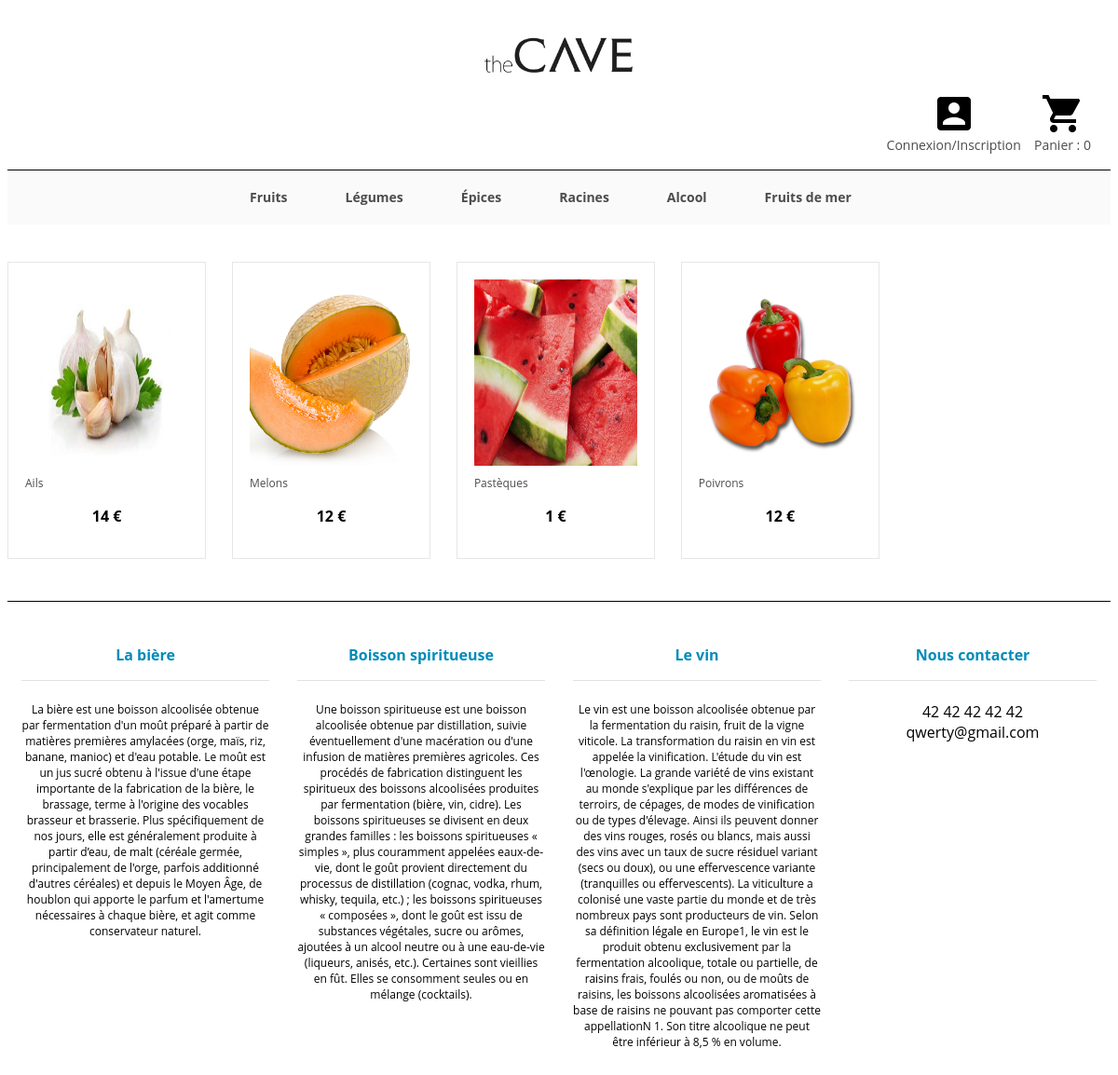
/categorie.php?id=2, run on the app's committed database.
### tables this page shows
CREATE TABLE IF NOT EXISTS `categories` (
  `id` int(11) NOT NULL AUTO_INCREMENT,
  `nom` varchar(255) NOT NULL,
  PRIMARY KEY (`id`)
);

CREATE TABLE IF NOT EXISTS `produit` (
  `id` int(11) NOT NULL AUTO_INCREMENT,
  `nom` varchar(255) NOT NULL,
  `prix` float NOT NULL,
  `image` varchar(255) DEFAULT NULL,
  `description` varchar(255) NOT NULL,
  PRIMARY KEY (`id`),
  UNIQUE KEY `id` (`id`)
);

### categorie.php (the view)
<?php
include 'core/header.php';
 ?>
 <div class="prod_ran">
 <?php
if (isset($_GET['id']))
{
	$id = mysqli_real_escape_string($link, $_GET['id']);
	$query = "SELECT produit.nom, image, prix, produit.id FROM produit, categories, categories_products WHERE id_categories = $id AND id_produit = produit.id AND id_categories = categories.id ORDER BY produit.nom ASC";
	$array = mysqli_query($link, $query);
	while ($row = mysqli_fetch_assoc($array))
	{
?>
<section>
	<a href=article.php?id=<?php echo $row['id']; ?>>
	<img src=<?php echo $row['image']; ?>></a>
	<p class='product'><a href=article.php?id=<?php echo $row['id']; ?>>
	<?php echo $row['nom']; ?></a></p>
	<p class='price'><?php echo $row['prix']; ?></p>
</section>
<?php
}
?>
</div>
<?php
include 'core/footer.php';
}
?>

### core/header.php (shortened to what this page needs)
<?php
	include 'pp.php';
?>
<link rel="stylesheet" type="text/css" href="css/trydotcss.css">
<div class="head">
	<a href="index.php"><img class="logo" src="img/cavelogo.jpg" height=80px></a>
	<div class="account">
		<ul>
			<?php
				if(isset($_SESSION['loggued_on_user']) && $_SESSION['loggued_on_user'] != "")
				{
					echo "<li><a href=account.php?mail=";
					echo $_SESSION['loggued_on_user'];
					echo "<li><a href='logout.php'>Deconnexion<br></a></li>";
					echo "<a href=\"user.php\">Parametres du compte</a>";
				}
				else
					echo "<li><a href=\"account.php\">
									<div>
										<img src='img/account.png' id='accountImg'>
									</div>
									Connexion/Inscription</a>
								</li>";
			?>
			<li>
				<div><a href="panier.php">
					<img src="img/shopping_cart.png" href="panier.php">
				</div>
				Panier : <?php echo $_SESSION['total_cart'];?></li>
		</ul>
	</div>
</div>
<?php include 'core/menu.php';?>

### core/menu.php
<ul class="menu">
	<div class="wrapper">
		<?php
			$result = mysqli_query($link, "SELECT * FROM categories");
		 	while ($row = mysqli_fetch_assoc($result)) {
		 		echo "<li><a href=categorie.php?id=";
				echo $row['id'];
		 		echo ">";
		 		echo $row['nom'];
		 		echo "</a></li>";
		 	}
		?>
	</div>
</ul>

### core/footer.php
<footer>
	<center>
		<div class="tab-foot">
			<h4>La bière</h4>
			<div class="text">
				<p>La bière est une boisson alcoolisée obtenue par fermentation d'un moût préparé à partir de matières premières amylacées (orge, maïs, riz, banane, manioc) et d'eau potable. Le moût est un jus sucré obtenu à l'issue d'une étape importante de la fabrication de la bière, le brassage, terme à l'origine des vocables brasseur et brasserie.
				Plus spécifiquement de nos jours, elle est généralement produite à partir d’eau, de malt (céréale germée, principalement de l'orge, parfois additionné d'autres céréales) et depuis le Moyen Âge, de houblon qui apporte le parfum et l'amertume nécessaires à chaque bière, et agit comme conservateur naturel.</p>
			</div>
		</div>
		<div class="tab-foot">
			<h4>Boisson spiritueuse</h4>
			<div class="text">
				<p>Une boisson spiritueuse est une boisson alcoolisée obtenue par distillation, suivie éventuellement d'une macération ou d'une infusion de matières premières agricoles. Ces procédés de fabrication distinguent les spiritueux des boissons alcoolisées produites par fermentation (bière, vin, cidre).
				Les boissons spiritueuses se divisent en deux grandes familles :
				les boissons spiritueuses « simples », plus couramment appelées eaux-de-vie, dont le goût provient directement du processus de distillation (cognac, vodka, rhum, whisky, tequila, etc.) ;
				les boissons spiritueuses « composées », dont le goût est issu de substances végétales, sucre ou arômes, ajoutées à un alcool neutre ou à une eau-de-vie (liqueurs, anisés, etc.).
				Certaines sont vieillies en fût. Elles se consomment seules ou en mélange (cocktails).</p>
			</div>
		</div>
		<div class="tab-foot">
			<h4>Le vin</h4>
			<div class="text">
				<p>Le vin est une boisson alcoolisée obtenue par la fermentation du raisin, fruit de la vigne viticole.
				La transformation du raisin en vin est appelée la vinification. L'étude du vin est l'œnologie. La grande variété de vins existant au monde s'explique par les différences de terroirs, de cépages, de modes de vinification ou de types d'élevage. Ainsi ils peuvent donner des vins rouges, rosés ou blancs, mais aussi des vins avec un taux de sucre résiduel variant (secs ou doux), ou une effervescence variante (tranquilles ou effervescents). La viticulture a colonisé une vaste partie du monde et de très nombreux pays sont producteurs de vin.
				Selon sa définition légale en Europe1, le vin est le produit obtenu exclusivement par la fermentation alcoolique, totale ou partielle, de raisins frais, foulés ou non, ou de moûts de raisins, les boissons alcoolisées aromatisées à base de raisins ne pouvant pas comporter cette appellationN 1. Son titre alcoolique ne peut être inférieur à 8,5 % en volume.</p>
			</div>
		</div>
		<div class="tab-foot">
			<h4>Nous contacter</h4>
			<div class="text">
				<ul>
					<li>42 42 42 42 42</li>
					<li>qwerty@gmail.com</li>
				</ul>
			</div>
		</div>
	</center>
</footer>

### css/trydotcss.css (style rules this page uses)
* { box-sizing: border-box; font-family: 'Open Sans', sans-serif; }
p { font-size: 12px; }
*::after, *::before { box-sizing: border-box; }
ul li { list-style-type: none; }
a { color:#4c4c4c; text-decoration: none; }
.wrapper { width: 870px; display: block; margin: 0 auto; }
.account a { font-size: 14px; }
.logo { display: block; margin: 0 auto; }
.account { float: right; padding: 0 10px 0 0; width: 740px; }
.account ul li { display: inline-block; list-style-type: none; margin-right: 10px; text-align: center; }
.account ul { margin: 10px 1px 0 0; text-align: right; }
.prod_ran { margin-top: 40px; }
.menu { background-color: #FAFAFA; border-top: 1px solid black; overflow: hidden; }
.menu li { display: inline-block; text-align: center; padding: 19px 5px 20px; }
.menu li a { font-size: 14px; font-weight: 700; padding: 22px 26px 20px; }
.prod_ran section { border: 1px solid #e6e6e6; display: inline-block; margin-right: 2%; padding: 18px; width: 18%; }
.prod_ran section img { height: 200px; display: inline-block; width: 100%; }
.prod_ran section:last-child { margin-right: 0; }
.tab-foot { float: left; padding: 15px; width: 25%; }
.tab-foot ul { padding-left: 0; }
.tab-foot h4 { color: #008CBA; padding: 10px 0 16px; border-bottom: 1px solid #e1e1e1; }
.product { font-weight: 400; margin-top: 10px; }
.price { color: black; font-size: 16px; font-weight: bold; text-align: center; }
.price:after { content: ' €'; }
footer { margin-top: 45px; background-color: #FAFAFA; border-top: 1px solid black; }

### data on the page
categories: nom "Fruits"
categories: nom "Légumes"
categories: nom "Épices"
categories: nom "Racines"
categories: nom "Alcool"
categories: nom "Fruits de mer"
produit: image (picture), nom "Ails", prix "14"
produit: image (picture), nom "Melons", prix "12"
produit: image (picture), nom "Pastèques", prix "1"
produit: image (picture), nom "Poivrons", prix "12"

### other printed values
$_SESSION['total_cart'] "0"
